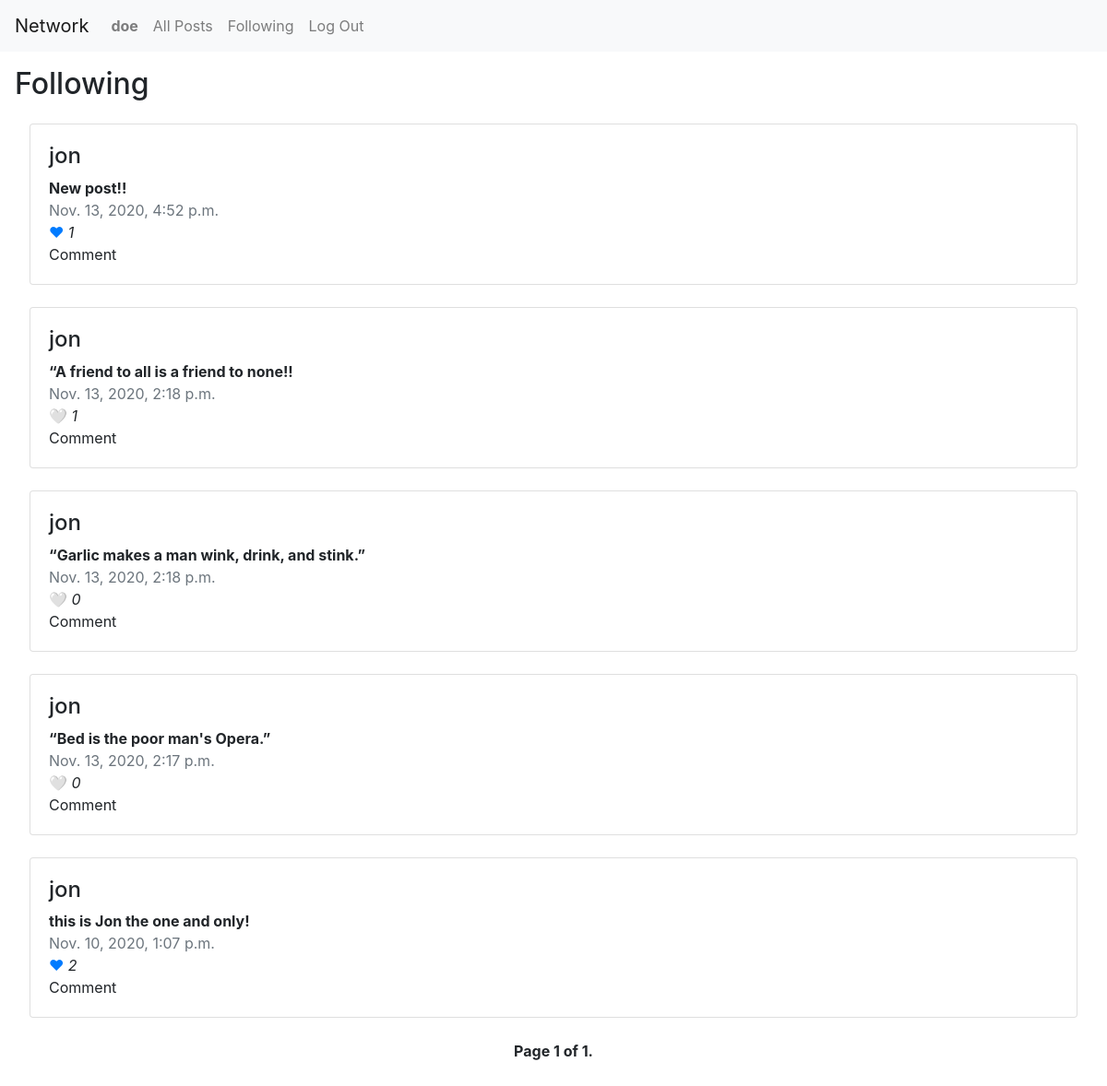
The page /following (signed in) on the database its author committed.
### network/models.py (models this page shows)
class User(AbstractUser):
    pass

class NewPost(models.Model):
    creator = models.CharField(max_length=64)
    text = models.TextField(verbose_name="Description")
    image = models.URLField(blank=True, verbose_name="Image URL", null=True)
    like = models.IntegerField()
    timeStamp = models.DateTimeField(auto_now_add=True,null=True)
    liked = models.ManyToManyField(User, blank=True, related_name="liked_user")
    objects = models.Manager()

### network/views.py (the view)
# urls.py: path("following", views.following, name="following"),
@login_required
def following(request):
    flw = Follow.objects.filter(following=request.user)
    if not flw:
        return render(request, "network/index.html", {
        "title" : "Following",
        "message" : "Not Following anyone yet!"
        })
    names = []
    posts = NewPost.objects.order_by("-timeStamp").all()
    for p in posts:
        for f in flw:
            if f.profile.username == p.creator:
                names.append(p)
    paginator = Paginator(names, 10)
    page_number = request.GET.get('page')
    page_obj = paginator.get_page(page_number)
    return render(request, "network/index.html", {
        "title" : "Following",
        "posts" : names,
        "page_obj" : page_obj
    })

### network/templates/network/index.html (shortened to what this page needs)
{% extends "network/layout.html" %}
{% block body %}
    {% if title %}
        <h2>{{title}}</h2>
    {% endif %}
        <div class="card-column" style="padding: 1em;">
        {% if posts %}
            {% for post in page_obj %}
                <div class="card">
                    <div class="card-body">
                    <ul class="list-group list-group-horizontal" style="list-style-type: none;">
                        <li>
                            <a href="{% url 'profile' post.creator %}" style="color:inherit" id="creator-{{post.id}}"><h4>{{ post.creator }}</h4></a>
                            <strong id="post-{{post.id}}">{{ post.text }}</strong><br>
                            <a class="text-muted">{{ post.timeStamp }}<br>
                            {% if user.is_authenticated %}
                                {% if not request.user in post.liked.all %}
                                    <a href="javascript:toggle({{post.id}})" id="like-{{post.id}}" style="text-decoration:none;">🤍</a>
                                {% else %}
                                    <a href="javascript:toggle({{post.id}})" id="like-{{post.id}}" style="text-decoration:none;">❤</a>
                                {% endif %}
                            {% else %}
                                Likes:
                            {% endif %}
                            <i id="numLike-{{post.id}}">{{ post.like }}</i><br>
                            Comment</a>
                        </li>
                    </ul>
                    </div>
                </div>
                <br>
            {% endfor %}
            <div class="pagination justify-content-center">
                <span class="step-links">
                    <span class="current">
                        <strong>Page {{ page_obj.number }} of {{ page_obj.paginator.num_pages }}.</strong>
                    </span>
                </span>
            </div>
        {% endif %}
    </div>
{% endblock %}

### network/templates/network/layout.html (shortened to what this page needs)
{% load static %}
<!DOCTYPE html>
<html lang="en">
    <head>
        <link rel="stylesheet" href="https://stackpath.bootstrapcdn.com/bootstrap/4.4.1/css/bootstrap.min.css">
        <link href="{% static 'network/styles.css' %}" rel="stylesheet">
    </head>
    <body>
        <nav class="navbar navbar-expand navbar-light bg-light">
            <a class="navbar-brand" href="{% url 'index' %}">Network</a>
            <div>
              <ul class="navbar-nav mr-auto">
                {% if user.is_authenticated %}
                    <li class="nav-item">
                        <a class="nav-link" href="{% url 'profile' user.username %}"><strong>{{ user.username }}</strong></a>
                    </li>
                {% endif %}
                <li class="nav-item">
                  <a class="nav-link" href="{% url 'index' %}">All Posts</a>
                </li>
                {% if user.is_authenticated %}
                    <li class="nav-item">
                        <a class="nav-link" href="{% url 'following' %}">Following</a>
                    </li>
                    <li class="nav-item">
                        <a class="nav-link" href="{% url 'logout' %}">Log Out</a>
                    </li>
                {% endif %}
              </ul>
            </div>
          </nav>
        <div class="body">
            <div style="padding: 1em;">
            {% block body %}
            {% endblock %}
            </div>
        </div>
    </body>
</html>

### rows shown on the page
User: username "doe"
NewPost: creator "jon", text "New post!!", timeStamp "Nov. 13, 2020, 4:52 p.m.", like "1"
NewPost: creator "jon", text "“A friend to all is a friend to none!!", timeStamp "Nov. 13, 2020, 2:18 p.m.", like "1"
NewPost: creator "jon", text "“Garlic makes a man wink, drink, and stink.”", timeStamp "Nov. 13, 2020, 2:18 p.m.", like "0"
NewPost: creator "jon", text "“Bed is the poor man's Opera.”", timeStamp "Nov. 13, 2020, 2:17 p.m.", like "0"
NewPost: creator "jon", text "this is Jon the one and only!", timeStamp "Nov. 10, 2020, 1:07 p.m.", like "2"

### other values the page prints
{{ title }} "Following"
{{ page_obj.number }} "1"
{{ page_obj.paginator.num_pages }} "1"
